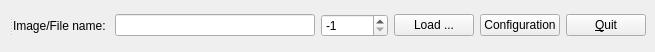
<?xml version="1.0" encoding="UTF-8"?>
<ui version="4.0">
 <class>MainWindow</class>
 <widget class="QMainWindow" name="MainWindow">
  <property name="geometry">
   <rect>
    <x>0</x>
    <y>0</y>
    <width>655</width>
    <height>52</height>
   </rect>
  </property>
  <property name="windowTitle">
   <string>MainWindow</string>
  </property>
  <widget class="QWidget" name="centralwidget">
   <layout class="QGridLayout" name="gridLayout">
    <item row="0" column="0">
     <widget class="QSplitter" name="splitter">
      <property name="orientation">
       <enum>Qt::Horizontal</enum>
      </property>
      <widget class="QWidget" name="verticalLayoutWidget">
       <layout class="QVBoxLayout" name="confVerticalLayout">
        <property name="spacing">
         <number>0</number>
        </property>
        <property name="sizeConstraint">
         <enum>QLayout::SetDefaultConstraint</enum>
        </property>
       </layout>
      </widget>
      <widget class="QWidget" name="verticalLayoutWidget_2">
       <layout class="QVBoxLayout" name="imageVerticalLayout">
        <item>
         <layout class="QHBoxLayout" name="horizontalLayout">
          <property name="margin">
           <number>0</number>
          </property>
          <item>
           <widget class="QLabel" name="fileNameLabel">
            <property name="toolTip">
             <string>image or/and file name</string>
            </property>
            <property name="text">
             <string>Image/File name: </string>
            </property>
           </widget>
          </item>
          <item>
           <widget class="QLineEdit" name="fileNameLineEdit">
            <property name="toolTip">
             <string>image or/and file name</string>
            </property>
            <property name="readOnly">
             <bool>true</bool>
            </property>
           </widget>
          </item>
          <item>
           <widget class="QSpinBox" name="frameSpinBox">
            <property name="toolTip">
             <string>current frame</string>
            </property>
            <property name="minimum">
             <number>-1</number>
            </property>
            <property name="maximum">
             <number>999999</number>
            </property>
            <property name="value">
             <number>-1</number>
            </property>
           </widget>
          </item>
          <item>
           <widget class="QPushButton" name="loadPushButton">
            <property name="toolTip">
             <string>load an image from a file</string>
            </property>
            <property name="text">
             <string>Load ...</string>
            </property>
           </widget>
          </item>
          <item>
           <widget class="QPushButton" name="cnfPushButton">
            <property name="toolTip">
             <string>image viewer configuration</string>
            </property>
            <property name="text">
             <string>Configuration</string>
            </property>
           </widget>
          </item>
          <item>
           <widget class="QPushButton" name="quitPushButton">
            <property name="toolTip">
             <string>quit the image viewer</string>
            </property>
            <property name="text">
             <string>&amp;Quit</string>
            </property>
           </widget>
          </item>
         </layout>
        </item>
       </layout>
      </widget>
     </widget>
    </item>
   </layout>
  </widget>
 </widget>
 <resources/>
 <connections/>
</ui>
